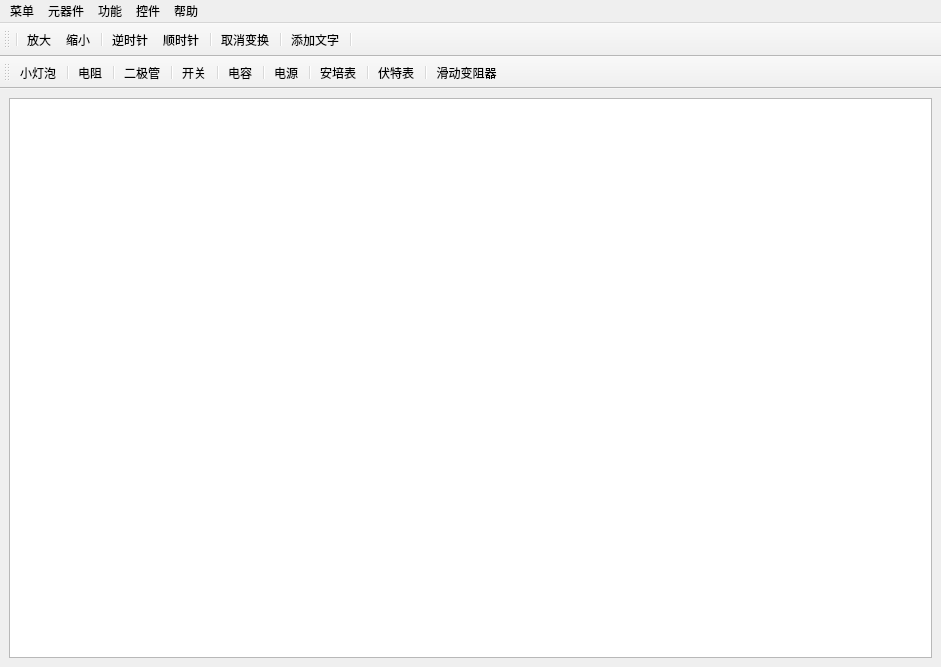
<?xml version="1.0" encoding="UTF-8"?>
<ui version="4.0">
 <class>MainWindow</class>
 <widget class="QMainWindow" name="MainWindow">
  <property name="geometry">
   <rect>
    <x>0</x>
    <y>0</y>
    <width>941</width>
    <height>667</height>
   </rect>
  </property>
  <property name="windowTitle">
   <string>MainWindow</string>
  </property>
  <widget class="QWidget" name="centralwidget">
   <property name="sizePolicy">
    <sizepolicy hsizetype="Maximum" vsizetype="Maximum">
     <horstretch>0</horstretch>
     <verstretch>0</verstretch>
    </sizepolicy>
   </property>
   <layout class="QHBoxLayout" name="horizontalLayout">
    <item>
     <widget class="QGraphicsView" name="graphicsView">
      <property name="sizePolicy">
       <sizepolicy hsizetype="Preferred" vsizetype="Preferred">
        <horstretch>0</horstretch>
        <verstretch>0</verstretch>
       </sizepolicy>
      </property>
      <property name="alignment">
       <set>Qt::AlignLeading|Qt::AlignLeft|Qt::AlignTop</set>
      </property>
      <property name="viewportUpdateMode">
       <enum>QGraphicsView::SmartViewportUpdate</enum>
      </property>
     </widget>
    </item>
   </layout>
  </widget>
  <widget class="QMenuBar" name="menubar">
   <property name="geometry">
    <rect>
     <x>0</x>
     <y>0</y>
     <width>941</width>
     <height>26</height>
    </rect>
   </property>
   <widget class="QMenu" name="menu">
    <property name="title">
     <string>元器件</string>
    </property>
    <addaction name="action_addlight"/>
    <addaction name="action_addrect"/>
    <addaction name="action_t"/>
    <addaction name="action_k"/>
    <addaction name="action_U"/>
    <addaction name="action_E"/>
    <addaction name="action_A"/>
    <addaction name="action_V"/>
    <addaction name="actionSlide"/>
   </widget>
   <widget class="QMenu" name="menu_2">
    <property name="title">
     <string>功能</string>
    </property>
    <addaction name="actionBigger"/>
    <addaction name="action_smaller"/>
    <addaction name="action_turnleft"/>
    <addaction name="action_turnright"/>
    <addaction name="action_undo"/>
    <addaction name="action_word"/>
   </widget>
   <widget class="QMenu" name="menu_3">
    <property name="title">
     <string>控件</string>
    </property>
    <addaction name="actiontool_bar"/>
    <addaction name="action_components"/>
   </widget>
   <widget class="QMenu" name="menu_4">
    <property name="title">
     <string>菜单</string>
    </property>
    <addaction name="actionnew"/>
    <addaction name="action"/>
    <addaction name="actionOpen"/>
    <addaction name="actionSave"/>
    <addaction name="action_saveaspicture"/>
   </widget>
   <widget class="QMenu" name="menu_5">
    <property name="title">
     <string>帮助</string>
    </property>
    <addaction name="action_qt"/>
   </widget>
   <addaction name="menu_4"/>
   <addaction name="menu"/>
   <addaction name="menu_2"/>
   <addaction name="menu_3"/>
   <addaction name="menu_5"/>
  </widget>
  <widget class="QToolBar" name="toolBar">
   <property name="windowTitle">
    <string>toolBar</string>
   </property>
   <attribute name="toolBarArea">
    <enum>TopToolBarArea</enum>
   </attribute>
   <attribute name="toolBarBreak">
    <bool>false</bool>
   </attribute>
   <addaction name="separator"/>
   <addaction name="actionBigger"/>
   <addaction name="action_smaller"/>
   <addaction name="separator"/>
   <addaction name="action_turnleft"/>
   <addaction name="action_turnright"/>
   <addaction name="separator"/>
   <addaction name="action_undo"/>
   <addaction name="separator"/>
   <addaction name="action_word"/>
   <addaction name="separator"/>
  </widget>
  <widget class="QToolBar" name="toolBar_2">
   <property name="windowTitle">
    <string>toolBar_2</string>
   </property>
   <attribute name="toolBarArea">
    <enum>TopToolBarArea</enum>
   </attribute>
   <attribute name="toolBarBreak">
    <bool>true</bool>
   </attribute>
   <addaction name="action_addlight"/>
   <addaction name="separator"/>
   <addaction name="action_addrect"/>
   <addaction name="separator"/>
   <addaction name="action_t"/>
   <addaction name="separator"/>
   <addaction name="action_k"/>
   <addaction name="separator"/>
   <addaction name="action_U"/>
   <addaction name="separator"/>
   <addaction name="action_E"/>
   <addaction name="separator"/>
   <addaction name="action_A"/>
   <addaction name="separator"/>
   <addaction name="action_V"/>
   <addaction name="separator"/>
   <addaction name="actionSlide"/>
  </widget>
  <action name="actionBigger">
   <property name="icon">
    <iconset resource="icons.qrc">
     <normaloff>:/icon/bigger.jpg</normaloff>:/icon/bigger.jpg</iconset>
   </property>
   <property name="text">
    <string>放大</string>
   </property>
   <property name="shortcut">
    <string>+</string>
   </property>
  </action>
  <action name="action_smaller">
   <property name="icon">
    <iconset resource="icons.qrc">
     <normaloff>:/icon/smaller.jpg</normaloff>:/icon/smaller.jpg</iconset>
   </property>
   <property name="text">
    <string>缩小</string>
   </property>
   <property name="shortcut">
    <string>-</string>
   </property>
  </action>
  <action name="action_turnleft">
   <property name="icon">
    <iconset resource="icons.qrc">
     <normaloff>:/icon/nswing.jpg</normaloff>:/icon/nswing.jpg</iconset>
   </property>
   <property name="text">
    <string>逆时针</string>
   </property>
   <property name="shortcut">
    <string>Left</string>
   </property>
  </action>
  <action name="action_turnright">
   <property name="icon">
    <iconset resource="icons.qrc">
     <normaloff>:/icon/sswing.jpg</normaloff>:/icon/sswing.jpg</iconset>
   </property>
   <property name="text">
    <string>顺时针</string>
   </property>
   <property name="shortcut">
    <string>Right</string>
   </property>
  </action>
  <action name="action_undo">
   <property name="text">
    <string>取消变换</string>
   </property>
  </action>
  <action name="action_word">
   <property name="text">
    <string>添加文字</string>
   </property>
  </action>
  <action name="action_addlight">
   <property name="icon">
    <iconset resource="icons.qrc">
     <normaloff>:/icon/l.png</normaloff>:/icon/l.png</iconset>
   </property>
   <property name="text">
    <string>小灯泡</string>
   </property>
   <property name="toolTip">
    <string>小灯泡_L</string>
   </property>
   <property name="shortcut">
    <string>L</string>
   </property>
  </action>
  <action name="action_addrect">
   <property name="icon">
    <iconset resource="icons.qrc">
     <normaloff>:/icon/r.png</normaloff>:/icon/r.png</iconset>
   </property>
   <property name="text">
    <string>电阻</string>
   </property>
   <property name="shortcut">
    <string>R</string>
   </property>
  </action>
  <action name="action_t">
   <property name="icon">
    <iconset resource="icons.qrc">
     <normaloff>:/icon/t.png</normaloff>:/icon/t.png</iconset>
   </property>
   <property name="text">
    <string>二极管</string>
   </property>
   <property name="shortcut">
    <string>T</string>
   </property>
  </action>
  <action name="action_k">
   <property name="icon">
    <iconset resource="icons.qrc">
     <normaloff>:/icon/k.png</normaloff>:/icon/k.png</iconset>
   </property>
   <property name="text">
    <string>开关</string>
   </property>
   <property name="shortcut">
    <string>K</string>
   </property>
  </action>
  <action name="action_U">
   <property name="icon">
    <iconset resource="icons.qrc">
     <normaloff>:/icon/u.png</normaloff>:/icon/u.png</iconset>
   </property>
   <property name="text">
    <string>电容</string>
   </property>
   <property name="shortcut">
    <string>U</string>
   </property>
  </action>
  <action name="action_E">
   <property name="icon">
    <iconset resource="icons.qrc">
     <normaloff>:/icon/e.png</normaloff>:/icon/e.png</iconset>
   </property>
   <property name="text">
    <string>电源</string>
   </property>
   <property name="shortcut">
    <string>E</string>
   </property>
  </action>
  <action name="action_A">
   <property name="icon">
    <iconset resource="icons.qrc">
     <normaloff>:/icon/a.png</normaloff>:/icon/a.png</iconset>
   </property>
   <property name="text">
    <string>安培表</string>
   </property>
   <property name="shortcut">
    <string>A</string>
   </property>
  </action>
  <action name="action_V">
   <property name="icon">
    <iconset resource="icons.qrc">
     <normaloff>:/icon/v.png</normaloff>:/icon/v.png</iconset>
   </property>
   <property name="text">
    <string>伏特表</string>
   </property>
   <property name="shortcut">
    <string>V</string>
   </property>
  </action>
  <action name="action_qt">
   <property name="text">
    <string>帮助</string>
   </property>
   <property name="shortcut">
    <string>Ctrl+H</string>
   </property>
  </action>
  <action name="actionOpen">
   <property name="text">
    <string>打开</string>
   </property>
   <property name="shortcut">
    <string>Ctrl+O</string>
   </property>
  </action>
  <action name="actionSave">
   <property name="text">
    <string>保存</string>
   </property>
   <property name="shortcut">
    <string>Ctrl+S</string>
   </property>
  </action>
  <action name="actionSlide">
   <property name="icon">
    <iconset resource="icons.qrc">
     <normaloff>:/icon/Slide.png</normaloff>:/icon/Slide.png</iconset>
   </property>
   <property name="text">
    <string>滑动变阻器</string>
   </property>
   <property name="shortcut">
    <string>S</string>
   </property>
  </action>
  <action name="actiontool_bar">
   <property name="text">
    <string>工具栏</string>
   </property>
  </action>
  <action name="action_components">
   <property name="text">
    <string>元器件栏</string>
   </property>
  </action>
  <action name="action">
   <property name="text">
    <string>清空</string>
   </property>
   <property name="shortcut">
    <string>Ctrl+C</string>
   </property>
  </action>
  <action name="actionnew">
   <property name="text">
    <string>新建</string>
   </property>
   <property name="shortcut">
    <string>Ctrl+N</string>
   </property>
  </action>
  <action name="action_saveaspicture">
   <property name="text">
    <string>另存为图片</string>
   </property>
  </action>
  <action name="action_openaspicture">
   <property name="text">
    <string>打开图片</string>
   </property>
  </action>
 </widget>
 <resources>
  <include location="icons.qrc"/>
 </resources>
 <connections/>
</ui>
